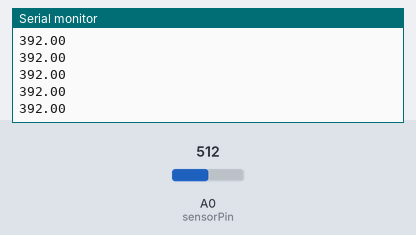
Simulated run of this sketch. Board: Arduino Uno, built with avr-gcc and run on an emulated ATmega328P. Shown: the last lines printed to the serial monitor. Inputs (shaded band) come from the test bench; at power-on: A0 (sensorPin) = 512.

Above: at 1.2 s.
1.3 s: A0 (sensorPin) set to 716
At 2.0 s:
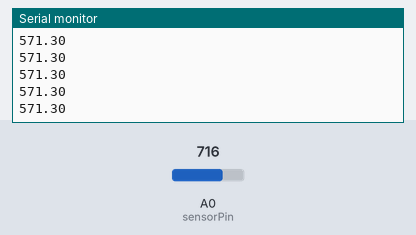
2.8 s: A0 (sensorPin) set to 900
At 3.5 s:
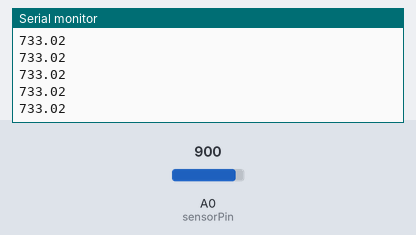
Timing chart, 0 to 5.8 s (numbered marks = the images above; inputs shaded):
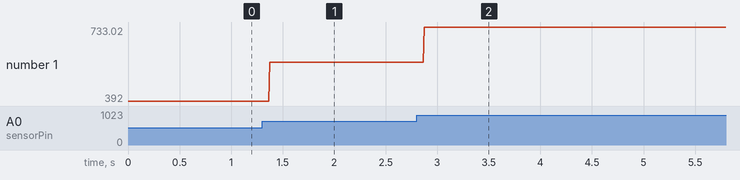

Measured:
- after the input at 1.3 s, the serial monitor: prints a new line after 0.07 s (image 1)
- after the input at 2.8 s, the serial monitor: prints a new line after 0.07 s (image 2)
- plotted number 1: 392 → 571.3 after the input at 1.3 s, 571.3 → 733.02 after the input at 2.8 s

The sketch:

rastemp.ino
```cpp
const int sensorPin = A0;
const float baselineTemp = 20.0;

void setup() {
   Serial.begin(9600);

}

void loop() {

 float temp = takeTemp();

// float targetTemp = getTargetTemp();

 void runFurnace(float temp, float targetTemp);


}


float takeTemp() {
 int sensorVal = analogRead(sensorPin);
 float voltage = (sensorVal/1024.0)*5.0;
 float temperature = (voltage - .5) * 100;
 float fTemp = ((9.0/5)*temperature+32);
Serial.println(fTemp);

}

float getTargetTemp() {
 float targetTemp = 0;

 if (Serial.available() > 0) {
   float targetTemp = Serial.read();
 }
 return targetTemp;


}

void runFurnace(float temp, float targetTemp){
  targetTemp=100;
  if(targetTemp<temp)
   pinMode(12,OUTPUT);

}
```
